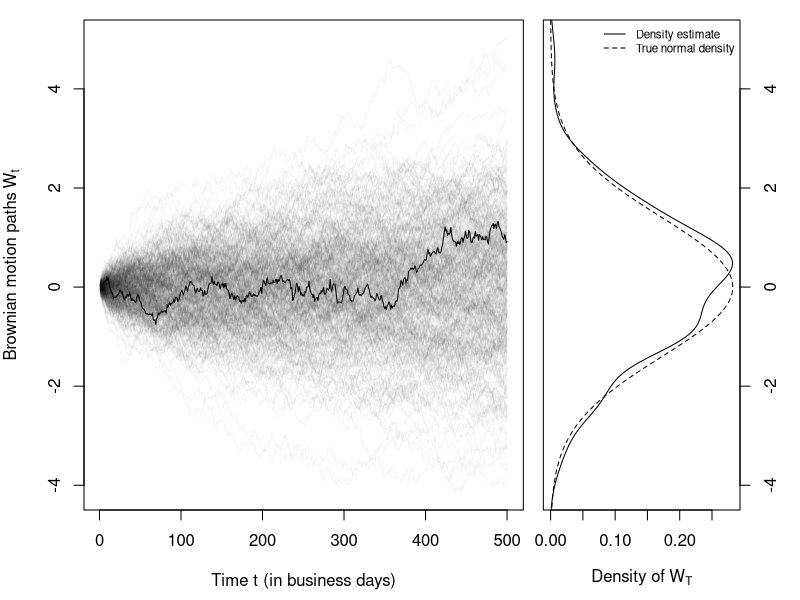
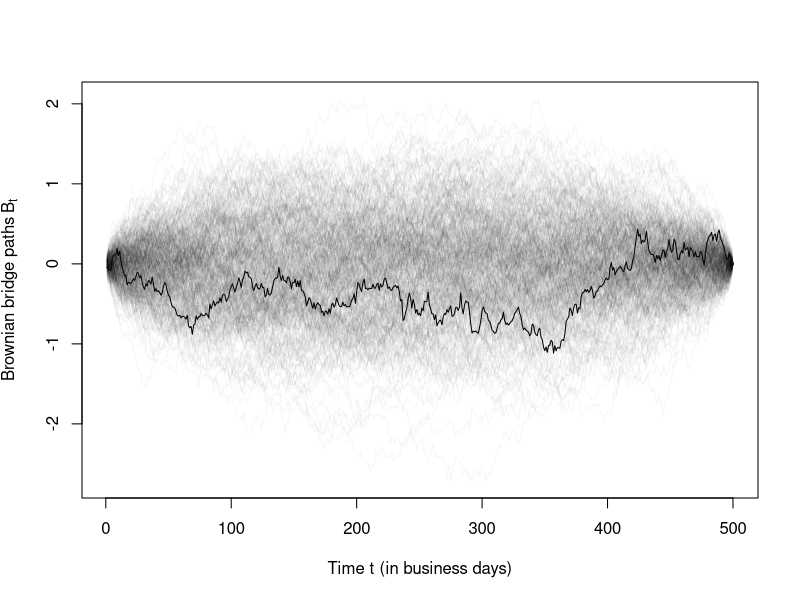
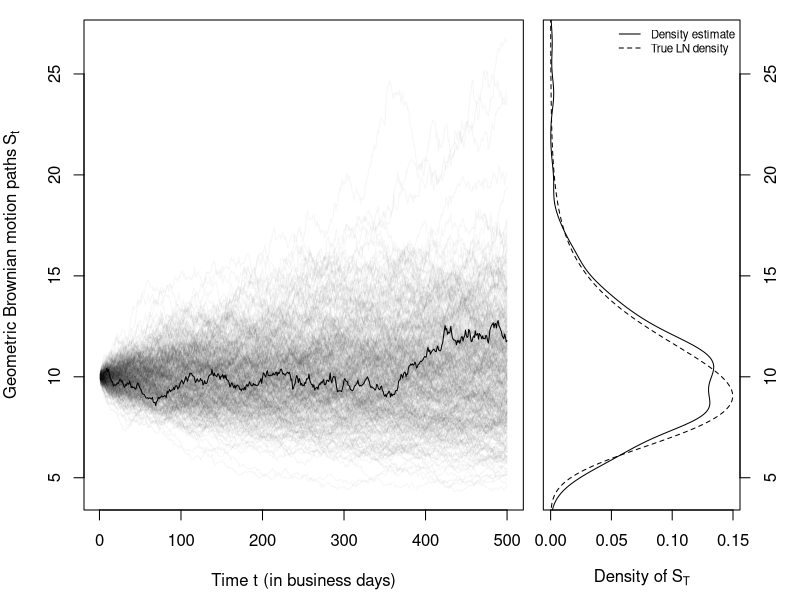

Recreate these plots in R, in order.
## By Marius Hofert

## Simulating Brownian motion, Brownian bridge and geometric Brownian motion


### 1 Simulating Brownian motion ###############################################

## A Brownian motion (or Wiener process) (W_t)_{t>=0} satisfies
## 1) W_0 = 0 a.s.
## 2) W_{t+s} - W_t, s >= 0, is independent of the sigma-algebra generated by W_s
##    for s <= t
## 3) W_{t+s} - W_t ~ N(0, s) (=> W_T = W_T - W_0 ~ N(0, T))
## 4) W_t is a.s. continuous in t
##
## For a fixed number N of increments to be sampled per unit time, we can thus
## approximate W_t, t in [0,T] by sum_{s=1}^{N*T} Y_s for Y_s ~ N(0, 1/N) (by 3),
## an increment over [(t-1)/N, t/N] is N(0, 1/N) distributed), or
## sum_{s=1}^{N*T} Z_s/sqrt(N) for iid Z_s ~ N(0, 1)

## Let's generate some sample paths of a Brownian motion
T <- 2 # maturity in years
N <- 250 # business days per year
t <- 1:(N*T) # time points to be sampled
npath <- 400 # number of paths of the stock price S_t to be sampled
set.seed(271) # for reproducibility
W.t.paths <- replicate(npath, cumsum(rnorm(N*T)/sqrt(N))) # (N*T, npath) matrix

## Plotting
## Plot of the paths
layout(cbind(1, 2), width = c(1, 1/2)) # plot layout
yran <- range(W.t.paths) # plot range
opar <- par(mar = c(4.5, 4.2, 1, 0.5)) # reduce space around plot 1, especially to the right
plot(t, W.t.paths[,1], type = "l", ylim = yran, # plot the first path
     xlab = "Time t (in business days)", ylab = expression("Brownian motion paths"~W[t]))
for(k in 2:npath) # plot the other paths
    lines(t, W.t.paths[,k], col = adjustcolor("black", alpha.f = 1/(1+npath/14)))
## Plot of the density estimate and true density at maturity
dens <- density(W.t.paths[nrow(W.t.paths),]) # density estimate of S at maturity for all paths
dN <- dnorm(dens$x, mean = 0, sd = sqrt(T)) # true density (as simulated)
par(mar = c(4.5, 0.5, 1, 3)) # reduce space around plot 2, especially to the left
plot(dens$y, dens$x, type = "l", xlab = expression("Density of"~W[T]),
     xlim = range(c(dens$y, dN)), ylab = "", yaxt = "n", ylim = yran) # plot density estimate
lines(dN, dens$x, lty = 2) # plot true density
axis(4) # secondary y-axis
legend("topright", bty = "n", lty = 1:2, cex = 0.7,
       legend = c("Density estimate", "True normal density"))
par(opar) # restore plot parameters
layout(1) # restore layout


### 2 Simulating a Brownian bridge #############################################

## Since a Brownian bridge allows for the representation B_t = W_t - (t/T) W_T,
## we immediately obtain a sampling recipe for a Brownian bridge.
B.t.paths <- apply(W.t.paths, 2, function(W.t) W.t - ((1:length(W.t))/length(W.t)) * tail(W.t, n = 1))
yran <- range(B.t.paths) # plot range
plot(t, B.t.paths[,1], type = "l", ylim = yran, # plot the first path
     xlab = "Time t (in business days)", ylab = expression("Brownian bridge paths"~B[t]))
for(k in 2:npath) # plot the other paths
    lines(t, B.t.paths[,k], col = adjustcolor("black", alpha.f = 1/(1+npath/14)))


### 3 Simulating geometric Brownian motion (as in the Black--Scholes model) ####

## The Black--Scholes model makes assumptions on the time-dynamics of a stock
## price S_t. Under these assumptions, the log-returns X_{s,t} satisfy
##
##    X_{s,t} := log(S_t/S_s) ~ N((r-sig^2/2)*(t-s), (sig^2)*(t-s)),      (*)
##
## where:
## - r:   risk-free annual interest rate;
## - sig: (constant) annual volatility (standard deviation of log(S_1/S_0));
## - s,t: time points (in years).
##
## If we want to simulate the price process S_t for t in (0,T] on a grid with N
## equidistant (subdivision) points per year, we can proceed as follows.
## Let X_t denote the log-return over the time period [t-1/N, t] in years,
## for any time t in [1/N, T]. By choosing s = t-1/N in (*),
##
##    X_t = log(S_t/S_{t-1/N}) ~ N((r-sig^2/2)/N, (sig^2)/N), t in [1/N, T],
##
## so log-return increments over a period of length 1/N years are
## N((r-sig^2/2)/N, (sig^2)/N) distributed. Changing time t from years to
## (1/N)-years (and thus the time difference from 1/N to 1; typically N = 250
## for the time t being measured in 'business days'), t now runs in
## {1,..,N*T} and we obtain that
##
##    X_{t} := log(S_{t} / S_{t-1}) ~ N((r-sig^2/2)/N, (sig^2)/N), t in {1,..,N*T}.
##
## Therefore,
##
##    S_{t} = S_{t-1} e^{X_t} = S_{t-2} e^{X_{t-1} + X_t}
##            = ... = S_{0} e^{sum_{s=1}^{t} X_s}, t in {1,..,N*T}
##
## A path of the stock price S_t from t = 1 to t = N*T (so, for N = 250,
## N*T business days ahead) can thus be sampled as follows:
##
## Algorithm (Sampling a geometric Brownian motion)
## 1) Draw X_t ~ N((r-sig^2/2)/N, (sig^2)/N), t in {1,..,N*T}
## 2) Set S_t = S_0 e^{sum_{s=1}^t X_s}, t in {1,..,N*T}
## 3) Return (S_0,..,S_{N*T})
##
## Note: What the algorithm indeed samples is a so-called "geometric
##       Brownian motion", which is a stochastic process of the form
##       S_t = a * exp((mu+sig^2/2)*t + sig * "Brownian motion").

## Let's generate some sample paths of a geometric Brownian motion
S <- 10 # current stock price S_0
r <- 0.01 # risk-free annual interest rate
sig <- 0.2 # (constant) annual volatility
T <- 2 # maturity in years
N <- 250 # business days per year
t <- 1:(N*T) # time points to be sampled
npath <- 400 # number of paths of the stock price S_t to be sampled
set.seed(271) # for reproducibility
S.paths <- replicate(npath, S * exp(cumsum(rnorm(N*T, # sample paths of S_t
                                                 mean = (r-sig^2/2)/N,
                                                 sd = sqrt((sig^2)/N))))) # (N*T, npath) matrix

## Plotting
## Plot of the paths
layout(cbind(1, 2), width = c(1, 1/2)) # plot layout
yran <- range(S.paths) # plot range
opar <- par(mar = c(4.5, 4.2, 1, 0.5)) # reduce space around plot 1, especially to the right
plot(t, S.paths[,1], type = "l", ylim = yran, # plot the first path
     xlab = "Time t (in business days)", ylab = expression("Geometric Brownian motion paths"~S[t]))
for(k in 2:npath) # plot the other paths
    lines(t, S.paths[,k], col = adjustcolor("black", alpha.f = 1/(1+npath/14)))
## Plot of the density estimate and true density at maturity
dens <- density(S.paths[nrow(S.paths),]) # density estimate of S at maturity for all paths
dLN <- dlnorm(dens$x, meanlog = log(S) + ((r-sig^2/2)/N) * (N*T), # true density (as simulated)
              sdlog = sqrt(((sig^2)/N) * (N*T)))
par(mar = c(4.5, 0.5, 1, 3)) # reduce space around plot 2, especially to the left
plot(dens$y, dens$x, type = "l", xlab = expression("Density of"~S[T]),
     xlim = range(c(dens$y, dLN)), ylab = "", yaxt = "n", ylim = yran) # plot density estimate
lines(dLN, dens$x, lty = 2) # plot true density
axis(4) # secondary y-axis
legend("topright", bty = "n", lty = 1:2, cex = 0.7,
       legend = c("Density estimate", "True LN density"))
par(opar) # restore plot parameters
layout(1) # restore layout
